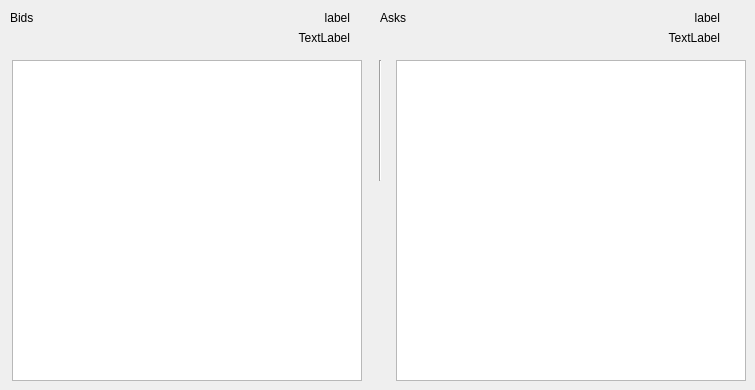
   <widget class="QWidget" name="OrderBook">
    <attribute name="title">
     <string>Order Book</string>
    </attribute>
    <widget class="QTableWidget" name="BidsTable">
     <property name="geometry">
      <rect>
       <x>12</x>
       <y>60</y>
       <width>350</width>
       <height>321</height>
      </rect>
     </property>
     <property name="palette">
      <palette>
       <active>
        <colorrole role="Text">
         <brush brushstyle="SolidPattern">
          <color alpha="255">
           <red>51</red>
           <green>51</green>
           <blue>51</blue>
          </color>
         </brush>
        </colorrole>
       </active>
       <inactive>
        <colorrole role="Text">
         <brush brushstyle="SolidPattern">
          <color alpha="255">
           <red>51</red>
           <green>51</green>
           <blue>51</blue>
          </color>
         </brush>
        </colorrole>
       </inactive>
       <disabled>
        <colorrole role="Text">
         <brush brushstyle="SolidPattern">
          <color alpha="255">
           <red>85</red>
           <green>85</green>
           <blue>85</blue>
          </color>
         </brush>
        </colorrole>
       </disabled>
      </palette>
     </property>
     <property name="font">
      <font>
       <pointsize>9</pointsize>
       <weight>50</weight>
       <bold>false</bold>
      </font>
     </property>
     <property name="horizontalScrollBarPolicy">
      <enum>Qt::ScrollBarAsNeeded</enum>
     </property>
    </widget>
    <widget class="QTableWidget" name="AsksTable">
     <property name="geometry">
      <rect>
       <x>396</x>
       <y>60</y>
       <width>350</width>
       <height>321</height>
      </rect>
     </property>
     <property name="palette">
      <palette>
       <active>
        <colorrole role="Text">
         <brush brushstyle="SolidPattern">
          <color alpha="255">
           <red>51</red>
           <green>51</green>
           <blue>51</blue>
          </color>
         </brush>
        </colorrole>
       </active>
       <inactive>
        <colorrole role="Text">
         <brush brushstyle="SolidPattern">
          <color alpha="255">
           <red>51</red>
           <green>51</green>
           <blue>51</blue>
          </color>
         </brush>
        </colorrole>
       </inactive>
       <disabled>
        <colorrole role="Text">
         <brush brushstyle="SolidPattern">
          <color alpha="255">
           <red>85</red>
           <green>85</green>
           <blue>85</blue>
          </color>
         </brush>
        </colorrole>
       </disabled>
      </palette>
     </property>
     <property name="font">
      <font>
       <pointsize>9</pointsize>
       <weight>50</weight>
       <bold>false</bold>
      </font>
     </property>
     <property name="horizontalScrollBarPolicy">
      <enum>Qt::ScrollBarAsNeeded</enum>
     </property>
    </widget>
    <widget class="QLabel" name="BidsCount">
     <property name="geometry">
      <rect>
       <x>10</x>
       <y>10</y>
       <width>91</width>
       <height>16</height>
      </rect>
     </property>
     <property name="text">
      <string>Bids</string>
     </property>
    </widget>
    <widget class="QLabel" name="AsksCount">
     <property name="geometry">
      <rect>
       <x>380</x>
       <y>10</y>
       <width>91</width>
       <height>16</height>
      </rect>
     </property>
     <property name="text">
      <string>Asks</string>
     </property>
    </widget>
    <widget class="QLabel" name="TRUMPSupply">
     <property name="geometry">
      <rect>
       <x>540</x>
       <y>10</y>
       <width>180</width>
       <height>15</height>
      </rect>
     </property>
     <property name="text">
      <string>label</string>
     </property>
     <property name="alignment">
      <set>Qt::AlignRight|Qt::AlignTrailing|Qt::AlignVCenter</set>
     </property>
    </widget>
    <widget class="QLabel" name="TRUMPDemand">
     <property name="geometry">
      <rect>
       <x>160</x>
       <y>10</y>
       <width>190</width>
       <height>15</height>
      </rect>
     </property>
     <property name="text">
      <string>label</string>
     </property>
     <property name="alignment">
      <set>Qt::AlignRight|Qt::AlignTrailing|Qt::AlignVCenter</set>
     </property>
    </widget>
    <widget class="QLabel" name="BtcDemand">
     <property name="geometry">
      <rect>
       <x>200</x>
       <y>30</y>
       <width>150</width>
       <height>15</height>
      </rect>
     </property>
     <property name="text">
      <string>TextLabel</string>
     </property>
     <property name="alignment">
      <set>Qt::AlignRight|Qt::AlignTrailing|Qt::AlignVCenter</set>
     </property>
    </widget>
    <widget class="QLabel" name="BtcSupply">
     <property name="geometry">
      <rect>
       <x>570</x>
       <y>30</y>
       <width>150</width>
       <height>15</height>
      </rect>
     </property>
     <property name="text">
      <string>TextLabel</string>
     </property>
     <property name="alignment">
      <set>Qt::AlignRight|Qt::AlignTrailing|Qt::AlignVCenter</set>
     </property>
    </widget>
    <widget class="Line" name="line">
     <property name="geometry">
      <rect>
       <x>370</x>
       <y>60</y>
       <width>20</width>
       <height>121</height>
      </rect>
     </property>
     <property name="orientation">
      <enum>Qt::Vertical</enum>
     </property>
    </widget>
   </widget>
